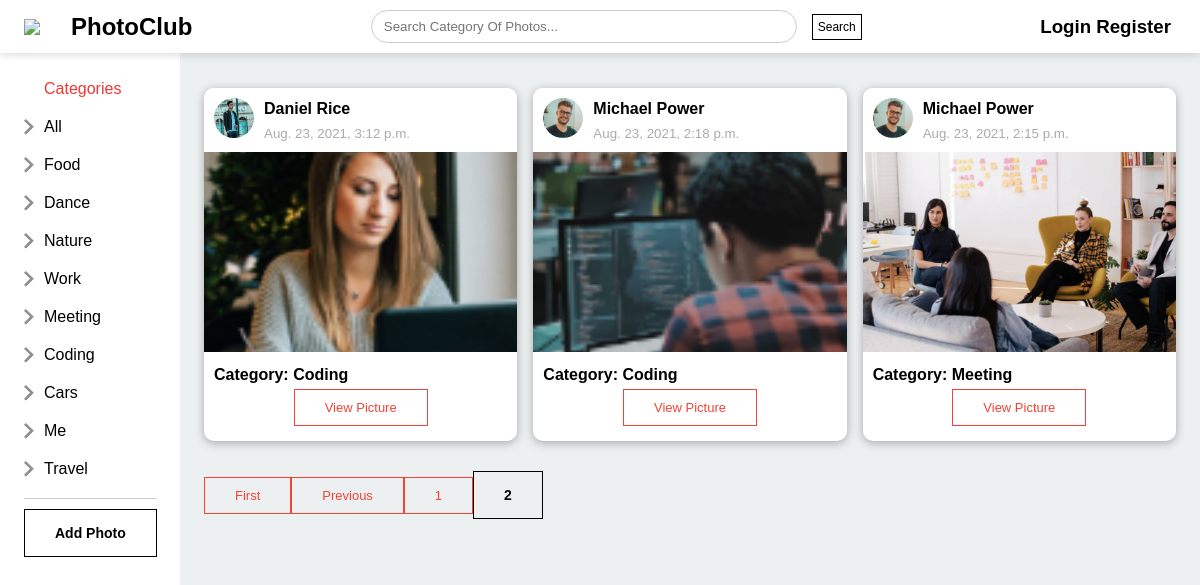
Screenshot of /?page=2 with the database file from the repository.
### Photo/models.py (models this page shows, shortened)
class Category(models.Model):
    name = models.CharField(max_length=100, null=False, blank=False)

class Photo(models.Model):
    category = models.ForeignKey(Category, on_delete=models.SET_NULL, null=True, blank=True)
    image = models.ImageField(null=False, blank=False)
    description = models.TextField(max_length=500, null=True, blank=True)
    created = models.DateTimeField(auto_now_add=True)
    user = models.ForeignKey(User, models.CASCADE)

### members/models.py (models this page shows, shortened)
class Profile(models.Model):
    user = models.OneToOneField(User, on_delete=models.CASCADE)
    image = models.ImageField(default='user-default.png', upload_to='profile_pics')
    bio = models.TextField(default='Your bio, you can update it', null=True, blank=True)

### Photo/views.py (the view)
# urls.py: path('', views.gallery, name='gallery'),
def gallery(request):
    category = request.GET.get('category')
    if category == None:
        photos = Photo.objects.all().order_by('-created')
    else:
        photos = Photo.objects.filter(category__name=category).order_by('-created')
    categories = Category.objects.all()
    p = Paginator(Photo.objects.all().order_by('-created'), 8)
    page = request.GET.get('page')
    photoPaginator = p.get_page(page)
    context = {
        'categories': categories,
        'photos': photos,
        'photoPaginator': photoPaginator
    }
    return render(request, 'Photo/gallery.html', context)

### Photo/templates/Photo/gallery.html (shortened to what this page needs)
{% extends "Photo/base.html" %}
{% load static %}
{% block content%}
<div class="sidebar">
    <div class="category-links">
        <a href=""><img src="{% static 'images/home.png' %}" alt=""><p>Categories</p></a>
        <a href="{% url 'gallery' %}"><img src="{% static 'images/arrow.png' %}" alt=""><p>All</p></a>
        {% for category in categories %}
        <a href="{% url 'gallery' %}?category={{category.name}}">
            <img src="{% static 'images/arrow.png' %}" alt="">
            <p>{{category.name}}</p>
        </a>
        {% endfor %}
        <hr>
        <a href="{% url 'add-pic' %}"><button class="black-btn">Add Photo</button></a>
    </div>
</div>
<div class="container">
    <div class="list-container">
        {% for photo in photoPaginator %}
        <div class="card">
            <div class="author">
                <a href="{% url 'profile' photo.user.pk %}"><img src="{{ photo.user.profile.image.url }}"></a>
                <div class="author-info">
                  <a href="{% url 'profile' photo.user.pk %}"><strong>{{photo.user.first_name}} {{photo.user.last_name}}</strong></a>
                  <small>{{photo.created}}</small>
                </div>
            </div>
            <div class="card-content">
                <a href="{% url 'view-pic' photo.pk %}">
                    <img src="{{photo.image.url}}">
                </a>
                <div class="pic-info">
                    <h4>Category: {{photo.category.name}} </h4>
                    <p class="pic-view">
                        <a href="{% url 'view-pic' photo.pk %}"><button class="hero-btn">View Picture</button></a>
                    </p>
                </div>
            </div>
        </div>
        {% empty %}
            <h2>No photo...</h2>
        {% endfor %}
    </div>
    <div class="flex-div" style="margin-top: 20px;">
        {%  if photoPaginator.has_previous %}
        <a href="?page=1"><button class="hero-btn">First</button></a>
        <a href="?page={{ photoPaginator.previous_page_number }}"><button class="hero-btn">Previous</button></a>
        {% endif %}
        {% for num in photoPaginator.paginator.page_range %}
            {% if photoPaginator.number == num %}
            <a href="?page={{ num }}"><button class="black-btn">{{ num }}</button></a>
            {% elif num > photoPaginator.number|add:'-3' and num < photoPaginator.number|add:'3' %}
            <a href="?page={{ num }}"><button class="hero-btn">{{ num }}</button></a>
            {% endif %}
        {% endfor %}
    </div>
</div>
{% endblock %}

### Photo/templates/Photo/base.html (shortened to what this page needs)
<!DOCTYPE html>
{% load static %}
<html lang="en">
<head>
    <link rel="stylesheet" href="{% static 'css/style.css' %}">
</head>
<body>
    <nav class="flex-div">
        <div class="nav-left flex-div">
            <img src="{% static 'images/menu.png' %}" class="menu-icon">
            <a href="{% url 'gallery' %}">
                <h2>PhotoClub</h2>
            </a>
        </div>
        <div class="nav-middle flex-div">
            <form class="flex-div" method="POST" action="{% url 'search-category' %}">
                <div class="search-box flex-div">
                    <input name="searched" type="text" placeholder="Search Category Of Photos...">
                </div>
                <input class="search-btn" type="submit" value="Search">
            </form>
        </div>
        <div class="nav-right flex-div">
            {% if user.is_authenticated %}
            <a href="{% url 'profile' user.pk %}" style="margin-right: 5px;"><h3>Profile</h3></a>
            <a href="{% url 'logout' %}" style="margin-right: 5px;"><h3>Logout</h3></a>
            <a href=""><img src="{{ request.user.profile.image.url }}" class="user-icon"></a>
            {% else %}
            <a href="{% url 'login' %}" style="margin-right: 5px;"><h3>Login</h3></a>
            <a href="{% url 'register' %}" style="margin-right: 5px;"><h3>Register</h3></a>
            {% endif %}
        </div>
    </nav>
    {% block content %}
    {% endblock %}
</body>
</html>

### static/css/style.css (style rules this page uses)
* { margin: 0; padding: 0; font-family: 'poppins', sans-serif; box-sizing: border-box; }
a { text-decoration: none; color: #000; }
img { cursor: pointer; }
.flex-div { display: flex; align-items: center; }
nav { padding: 10px 2%; justify-content: space-between; box-shadow: 0 0 10px rgba(0, 0, 0, 0.2); background: #fff; position: sticky; top: 0; z-index: 10; }
.nav-left .menu-icon { width: 22px; margin-right: 25px; }
.nav-middle .search-box { border: 1px solid #ccc; margin-right: 15px; padding: 8px 12px; border-radius: 25px; }
.nav-middle .search-box input { width: 400px; border: 0; outline: 0; background: transparent; }
.search-btn { display: inline-block; text-decoration: none; border: 1px solid #000; background: transparent; color: #000; padding: 5px; font-size: 12px; position: relative; cursor: pointer; }
.sidebar { background: #fff; width: 15%; height: 100vh; position: fixed; top: 0; padding-left: 2%; padding-top: 80px; }
.category-links a img { width: 10px; margin-right: 10px; }
.category-links a { display: flex; align-items: center; margin-bottom: 20px; width: fit-content; flex-wrap: wrap; }
.category-links a:first-child { color: #ed3833; }
.sidebar hr { border: 0; height: 1px; background: #ccc; width: 85%; }
.black-btn { margin-top: 10px; margin-bottom: 10px; width: 100%; font-size: 14px; font-weight: 600; text-decoration: none; border: 1px solid #000; background: transparent; color: #000; padding: 15px 30px; cursor: pointer; }
body { background-color: #ecf0f1; }
.container { background-color: #ecf0f1; padding-left: 17%; padding-right: 2%; padding-top: 20px; padding-bottom: 20px; }
.list-container { display: grid; grid-template-columns: repeat(auto-fit, minmax(250px,1fr)); grid-column-gap: 16px; grid-row-gap: 30px; margin-top: 15px; }
.card { background: #fff; box-shadow: 0 2px 10px rgba(0, 0, 0, 0.3); border-radius: 10px; overflow: hidden; }
.author { display: flex; background-color: #fff; padding: 10px; }
.author img { border-radius: 50%; height: 40px; width: 40px; }
.author-info { display: flex; flex-direction: column; justify-content: space-around; margin-left: 10px; width: 100%; }
.author-info small { color: #aaa; margin-top: 5px; }
.card-content a img { object-fit: cover; height: 200px; width: 100%; }
.pic-info { padding: 10px; }
.pic-view { text-align: center; margin: 5px; }
.pic-view a { text-decoration: none; color: blue; }
.hero-btn { display: inline-block; text-decoration: none; border: 1px solid #f44336; background: transparent; color: #f44336; padding: 10px 30px; font-size: 13px; position: relative; cursor: pointer; }
form .search-box input { width: 100%; border: 0; outline: 0; background: transparent; border-bottom: 1px solid #ccc; }

### rows the page displays
Category: name "Food"
Category: name "Dance"
Category: name "Nature"
Category: name "Work"
Category: name "Meeting"
Category: name "Coding"
Category: name "Cars"
Category: name "Me"
Category: name "Travel"
Photo: user.profile.image (picture), user.first_name "Daniel", user.last_name "Rice", created "Aug. 23, 2021, 3:12 p.m.", image (picture), category.name "Coding"
Photo: user.profile.image (picture), user.first_name "Michael", user.last_name "Power", created "Aug. 23, 2021, 2:18 p.m.", image (picture), category.name "Coding"
Photo: user.profile.image (picture), user.first_name "Michael", user.last_name "Power", created "Aug. 23, 2021, 2:15 p.m.", image (picture), category.name "Meeting"

### other values shown
{{ num }} "1"
{{ num }} "2"
